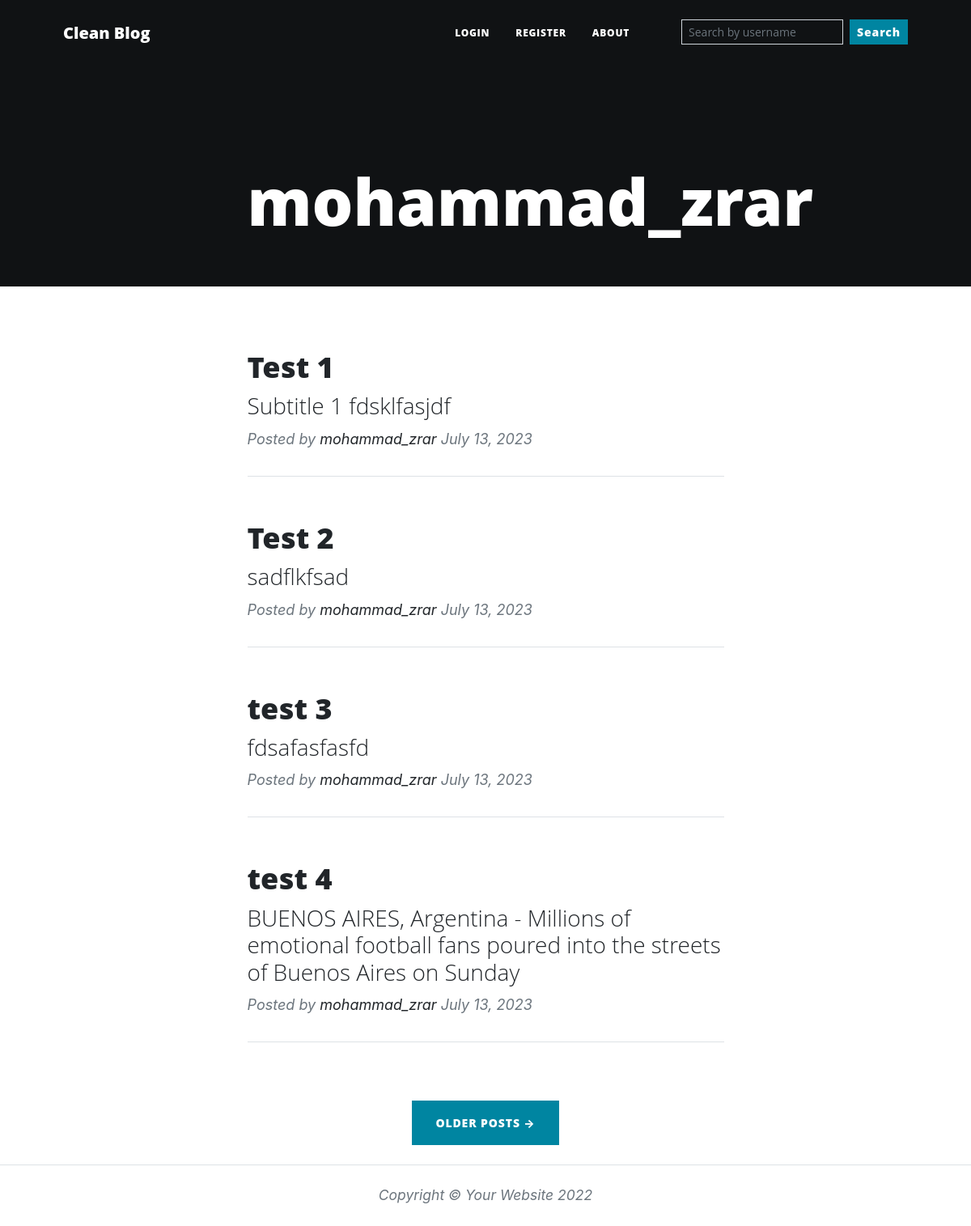
Page /mohammad_zrar/blogs on the earlier database version.
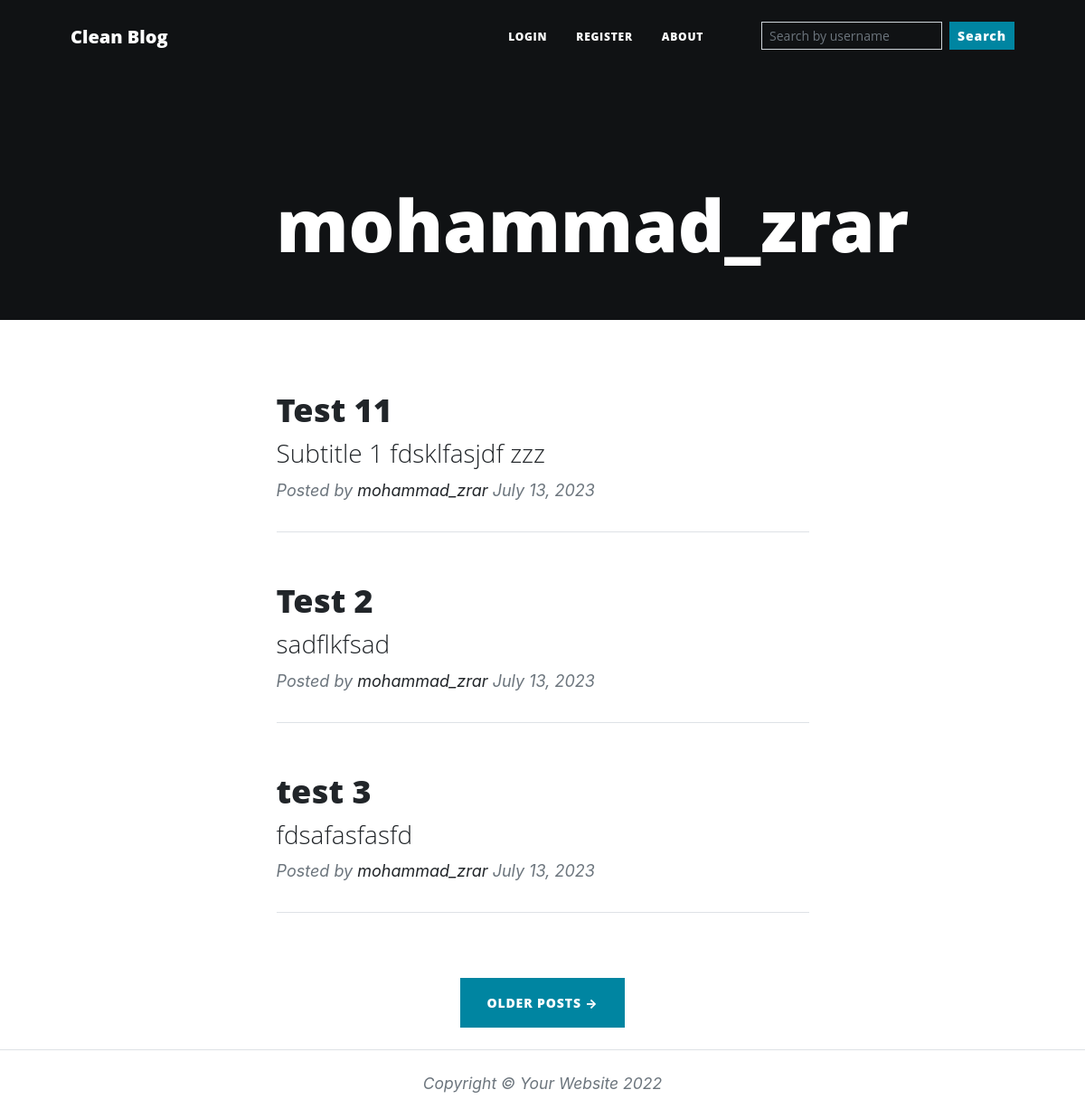
Same page on the later database version.
### main.py (models this page shows)
class BlogPost(db.Model):
    __tablename__ = "blog_posts"
    id = db.Column(db.Integer, primary_key=True)
    author_id = db.Column(db.Integer, db.ForeignKey("users.id"))
    author = relationship("User", back_populates="blogs")
    title = db.Column(db.String(250), unique=True, nullable=False)
    subtitle = db.Column(db.String(250), nullable=False)
    date = db.Column(db.String(250), nullable=False)
    body = db.Column(db.Text, nullable=False)
    img_url = db.Column(db.String(250), nullable=False)
    comments = relationship("Comment", back_populates="parent_post")

class User(UserMixin, db.Model):
    __tablename__ = "users"
    id = db.Column(db.Integer, primary_key=True)
    email = db.Column(db.String(100))
    username = db.Column(db.String(100), unique=True)
    password = db.Column(db.String(100))
    bg_color = db.Column(db.String(7))
    bio = db.Column(db.String(250))
    blogs = db.relationship("BlogPost", back_populates="author")
    comments = db.relationship("Comment", back_populates="comment_author")
    favouring = db.relationship(
        'User', secondary=favorites,
        primaryjoin=(favorites.c.favorite_id == id),
        secondaryjoin=(favorites.c.favouring_id == id),
        backref=db.backref('favorites', lazy='dynamic'),
        lazy='dynamic'
    )

### main.py (the view)
@app.route("/<string:username>/blogs")
def user_blogs(username):
    user = User.query.filter_by(username=username).first()
    if user is None:
        return "<h1>There is no user with that username</h1>"
    limited_results = db.session.query(BlogPost).filter(BlogPost.author_id == user.id).limit(4).all()
    return render_template("index.html", option="posts", user=user, blogs=limited_results)

### templates/index.html (shortened to what this page needs)
{% extends 'base.html' %}
{% block content %}
{% include "./layout/navbar.html" %}
{% include "./layout/header.html" %}
{% if option != "fav" %}
<div class="container px-4 px-lg-5 mb-5">
    {% for blog in blogs %}
    <div class="row gx-4 gx-lg-5 justify-content-center">
        <div class="col-md-10 col-lg-8 col-xl-7">
            <div class="post-preview">
                <a href="{{ url_for('blog', username=blog.author.username, blog_id=blog.id) }}">
                    <h2 class="post-title">
                        {{ blog.title }}
                    </h2>
                    <h3 class="post-subtitle">
                        {{ blog.subtitle }}
                    </h3>
                </a>
                <p class="post-meta">
                    Posted by
                    <a href="{{ url_for('user_blogs', username=blog.author.username) }}">{{blog.author.username}}</a>
                    {{ blog.date }}
                </p>
            </div>
            <hr class="my-4"/>
        </div>
    </div>
    {% endfor %}
</div>
{% if blogs|length != 0 %}
<div class=" justify-content-end mb-4 text-center">
    <a class="btn btn-primary text-uppercase" href="{{ url_for('all_blogs', username=user.username) }}"
    >Older Posts →</a
    >
</div>
{% endif %}
{% endif %}
{% include "./layout/footer.html" %}
{% endblock %}

Differences in the rows shown:
removed BlogPost: title "test 4", subtitle "BUENOS AIRES, Argentina - Millions of emotional football fans poured into the streets of Buenos Aires on Sunday", author.username "mohammad_zrar", date "July 13, 2023"
changed BlogPost: title "Test 1" → "Test 11"; subtitle "Subtitle 1 fdsklfasjdf" → "Subtitle 1 fdsklfasjdf zzz"
